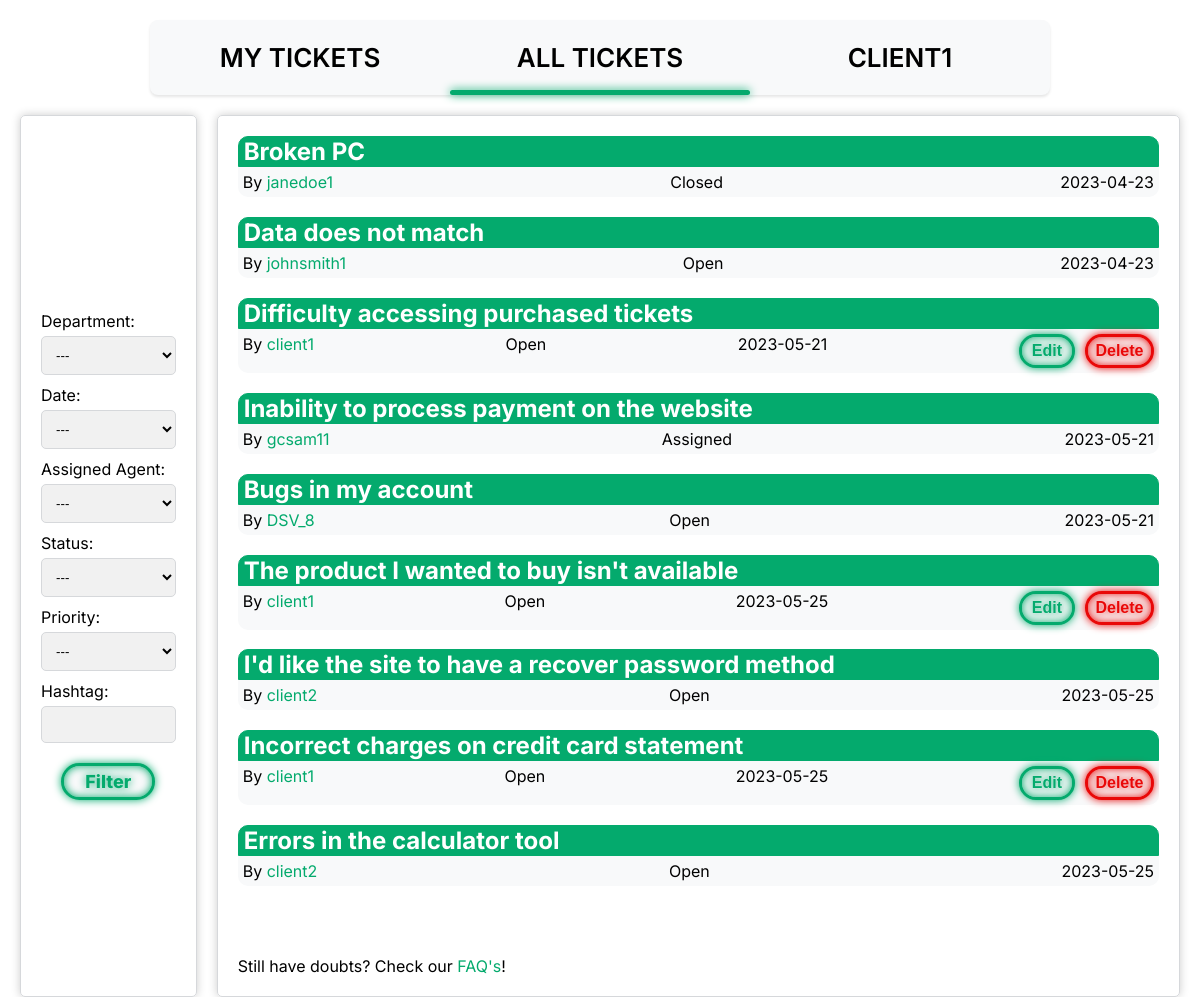
Screenshot of /pages/all_tickets.php (signed in) with the database file from the repository.
### tables this page shows
CREATE TABLE TICKET (
    ticket_id INTEGER PRIMARY KEY AUTOINCREMENT,
    user_id INT NOT NULL,
    assigned_agent INT CHECK (assigned_agent <> user_id),
    department_id INT,
    title VARCHAR(255) NOT NULL,
    description VARCHAR(1000) NOT NULL,
    status VARCHAR(10) NOT NULL DEFAULT 'Open' CHECK (status = 'Open' OR status = 'Assigned' OR status = 'Closed'),
    priority VARCHAR(10) NOT NULL DEFAULT 'Low' CHECK (priority = 'Low' OR priority = 'Medium' OR priority = 'High'),
    date DATE NOT NULL,
    hashtag VARCHAR(255),
    FOREIGN KEY(user_id) REFERENCES USER(user_id) ON DELETE CASCADE ON UPDATE CASCADE,
    FOREIGN KEY(department_id) REFERENCES DEPARTMENT(department_id) ON DELETE CASCADE ON UPDATE CASCADE,
    FOREIGN KEY(assigned_agent) REFERENCES USER(user_id) ON DELETE CASCADE ON UPDATE CASCADE
);

CREATE TABLE USER (
    user_id INTEGER PRIMARY KEY AUTOINCREMENT,
    department_id INT,
    name VARCHAR(255) NOT NULL,
    username VARCHAR(8) NOT NULL UNIQUE,
    email VARCHAR(255) NOT NULL UNIQUE,
    password VARCHAR(255) NOT NULL,
    type VARCHAR(10) NOT NULL DEFAULT 'Client' CHECK (type = 'Agent' OR type = 'Admin' OR type = 'Client'),
    gender VARCHAR(10) DEFAULT 'None' CHECK(gender = 'Male' or gender = 'Female' or gender = 'Other' or gender = 'None'),
    FOREIGN KEY(department_id) REFERENCES DEPARTMENT(department_id) ON DELETE CASCADE ON UPDATE CASCADE
);

### database/get_tickets.php (the view)
<?php
    include 'connection.php';
    $stmt = $db->prepare('SELECT * FROM Ticket');
    $stmt->execute();
    while($row = $stmt -> fetch()){
        $stmt2 = $db -> prepare('SELECT username FROM User WHERE user_id = :user_id');
        $stmt2 -> bindParam(':user_id', $row['user_id']);
        $stmt2 -> execute();
        $row2 = $stmt2 -> fetch();
        echo '<h2><a class="ticket_readmore" href="../pages/ticket.php?id='.$row['ticket_id'].'&site=all_tickets">' . $row['title'] . '</a></h2>
        <div class="ticket">
        <div class="ticket_main_info"> <span class="ticket_username"> By <a class="ticket_username_link" href="../pages/profile_viewer.php?id=' .$row['user_id'] . '">' . $row2['username'] . '</a> </span>
        <span class="ticket_status">' . $row['status'] . '</span>
        <span class="ticket_date">' . $row['date'] . ' </span>';
        if(($_SESSION['type'] == 'Admin') || ($_SESSION['user_id'] == $row['user_id'])){
            echo '<div class ="btns">';
            echo '<form class ="editbtnform" action="../pages/editTicket.php?id='.$row['ticket_id'].'" method="POST">
            <input type="hidden" name="csrf" value="' . $_SESSION['csrf'] . '">
            <input type="hidden" name="site" value="alltickets">
            <button type="submit" id="edit_btn"> Edit </button> </form>';
            echo '<form class="deletebtnform" action="../database/deleteTicket.php" method="POST">
            <input type="hidden" name="csrf" value="' . $_SESSION['csrf'] . '">
            <input type="hidden" name="site" value="alltickets">
            <input type="hidden" name="id" value=' . $row['ticket_id'] .'>
            <button type="submit" id="delete_btn"> Delete </button> </form></div>';
        }
        echo '</div></div>';
    }
?>

### css/all_tickets.css (style rules this page uses)
:root { --clr-neon_green: #04AA6D; --clr-neon_red: #e90808; --clr-bg: #f8f9fa; }
*, *::before *::after { box-sizing: border-box; }
body { margin: 0; padding: 0; font-family: 'Inter', sans-serif; }
h2 { border: 1px solid var(--clr-neon_green); padding-left: 5px; margin-bottom: 0; border-radius: 10px 10px 0px 0px; background-color: var(--clr-neon_green); }
h2:first-of-type { margin-top: 0; }
.ticket_readmore { color: white; text-decoration: none; }
.ticket_main_info { display: flex; justify-content: space-between; }
.ticket_username_link { text-decoration: none; color: var(--clr-neon_green); }
.ticket { border: 0px; background-color: var(--clr-bg); border-radius: 0px 0px 10px 10px; padding: 5px; }
.ticket:last-of-type { margin-bottom: 10px; }
.btns { display: flex; justify-content: space-between; }
.editbtnform { margin-right: 10px; }
#edit_btn { background-color: var(--clr-bg); color: var(--clr-neon_green); padding: 5px 10px; border: 3px solid var(--clr-neon_green); border-radius: 32px; cursor: pointer; opacity: 1; text-align: center; font-weight: 600; font-size: medium; width: 100%; transition: opacity 100ms linear; text-shadow: 0 0 0.125em hsl(0 0% 100% / 0.5), 0 0 0.45em var(--clr-neon_green); box-shadow: inset 0 0 0.5em 0 var(--clr-neon_green), 0 0 0.5em 0 var(--clr-neon_green); }
#delete_btn { background-color: var(--clr-bg); color: var(--clr-neon_red); padding: 5px; margin-right: 5px; border: 3px solid var(--clr-neon_red); border-radius: 32px; cursor: pointer; opacity: 1; text-align: center; font-weight: 600; font-size: medium; width: 100%; transition: opacity 100ms linear; text-shadow: 0 0 0.125em hsl(0 0% 100% / 0.5), 0 0 0.45em var(--clr-neon_red); box-shadow: inset 0 0 0.5em 0 var(--clr-neon_red), 0 0 0.5em 0 var(--clr-neon_red); }

### rows the page displays
ticket: title "Broken PC", user.username "janedoe1", status "Closed", date "2023-04-23"
ticket: title "Data does not match", user.username "johnsmith1", status "Open", date "2023-04-23"
ticket: title "Difficulty accessing purchased tickets", user.username "client1", status "Open", date "2023-05-21"
ticket: title "Inability to process payment on the website", user.username "gcsam11", status "Assigned", date "2023-05-21"
ticket: title "Bugs in my account", user.username "DSV_8", status "Open", date "2023-05-21"
ticket: title "The product I wanted to buy isn't available", user.username "client1", status "Open", date "2023-05-25"
ticket: title "I'd like the site to have a recover password method", user.username "client2", status "Open", date "2023-05-25"
ticket: title "Incorrect charges on credit card statement", user.username "client1", status "Open", date "2023-05-25"
ticket: title "Errors in the calculator tool", user.username "client2", status "Open", date "2023-05-25"

### other values shown
$profile "CLIENT1"
